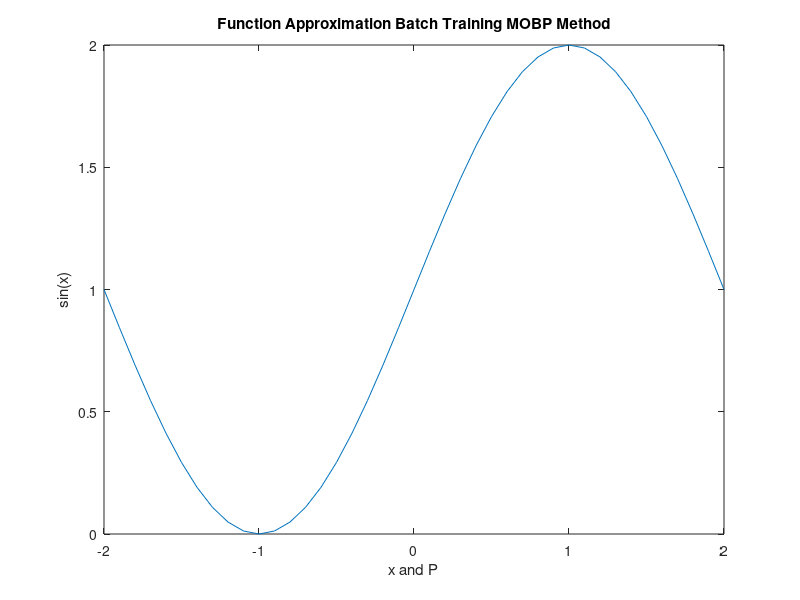

Reproduce this figure in MATLAB. (Note: this script raises an error after producing the figure.)
%% Batch_Training_MOBP_Finction_Modeling_HW5_E12_16
clear
clc

%% Main Function Plot
x = -2:0.1:2;
y = 1 + sin((pi/2).*x);
plot(x,y)
xlabel('x and P')
ylabel('sin(x)')
title('Function Approximation Batch Training MOBP Method')

%% Network 1-2-1
P = [-2:0.1:2]';
delW1 = -0.5 + (0.5+0.5)*rand(2,1);
delb1 = -0.5 + (0.5+0.5)*rand(2,1);
delW2 = -0.5 + (0.5+0.5)*rand(1,2);
delb2 = -0.5 + (0.5+0.5)*rand(1,1);
alpha = 0.05;
gama = 0.9;
t = (1 + sin((pi/2).*P))';
W1 = delW1;
b1 = delb1;
W2 = delW2;
b2 = delb2;
for kk = 1:20250
    
for ii = 1:size(P,1)
    
    n1 = W1 * P(ii,1) + b1;
    a1 = logsig(n1);
    n2 = W2 * a1 + b2;
    a2 = purelin(n2);
    e(1,ii) = t(1,ii)-a2;
    Fdot2 = 1;
    s2 = -2 * Fdot2 * e(1,ii);
    Fdot1 = zeros(size(n1,1),size(n1,1));
    
    for jj = 1:2
        
        Fdot1(jj,jj) = (1-a1(jj,1)) * a1(jj,1);
        
    end
    
    s1 = Fdot1 * W2' * s2;
    
    g1_W = s1*(P(ii,1))';
    g11_W(1,ii) = g1_W(1,1);
    g12_W(1,ii) = g1_W(2,1);
    g1_b = s1;
    g11_b(1,ii) = g1_b(1,1);
    g12_b(1,ii) = g1_b(2,1);
    
    g2_W = s2*(a1)';
    g21_W(ii,1) = g2_W(1,1);
    g22_W(ii,1) = g2_W(1,2);
    g2_b(1,ii) = s2;
    
    A2_Prime(1,ii) = a2;
    
end

g1_total_W = [sum(g11_W);sum(g12_W)];
g1_total_b = [sum(g11_b);sum(g12_b)];

g2_total_W = [sum(g21_W) sum(g22_W)];
g2_total_b = sum(g2_b);


Fx(1,kk) = e*(e)';

delW1 = gama*delW1 - (1-gama)*alpha*g1_total_W;
W1 = delW1+W1;
delb1 = gama*delb1 - (1-gama)*alpha*g1_total_b;
b1 = delb1+b1;
delW2 = gama*delW2 - (1-gama)*alpha*g2_total_W;
W2 = delW2+W2;
delb2 = gama*delb2 - (1-gama)*alpha*g2_total_b; 
b2 = delb2+b2;

end

 %% The Value Of Final Weights and Biases
fprintf('The First Layer Weight Matrix Of 1-2-1 Network Converges to\n')
disp(W1)
fprintf('The First Layer Bias Matrix Of 1-2-1 Network Converges to\n')
disp(b1)
fprintf('The Second Layer Weight Matrix Of 1-2-1 Network Converges to\n')
disp(W2)
fprintf('The Second Layer Bias Matrix Of 1-2-1 Network Converges to\n')
disp(b2)

 %% Plots Of Networks Output
  hold on
  plot(P,A2_Prime)
  legend('Main Function','1-2-1 Network','Location','northwest')